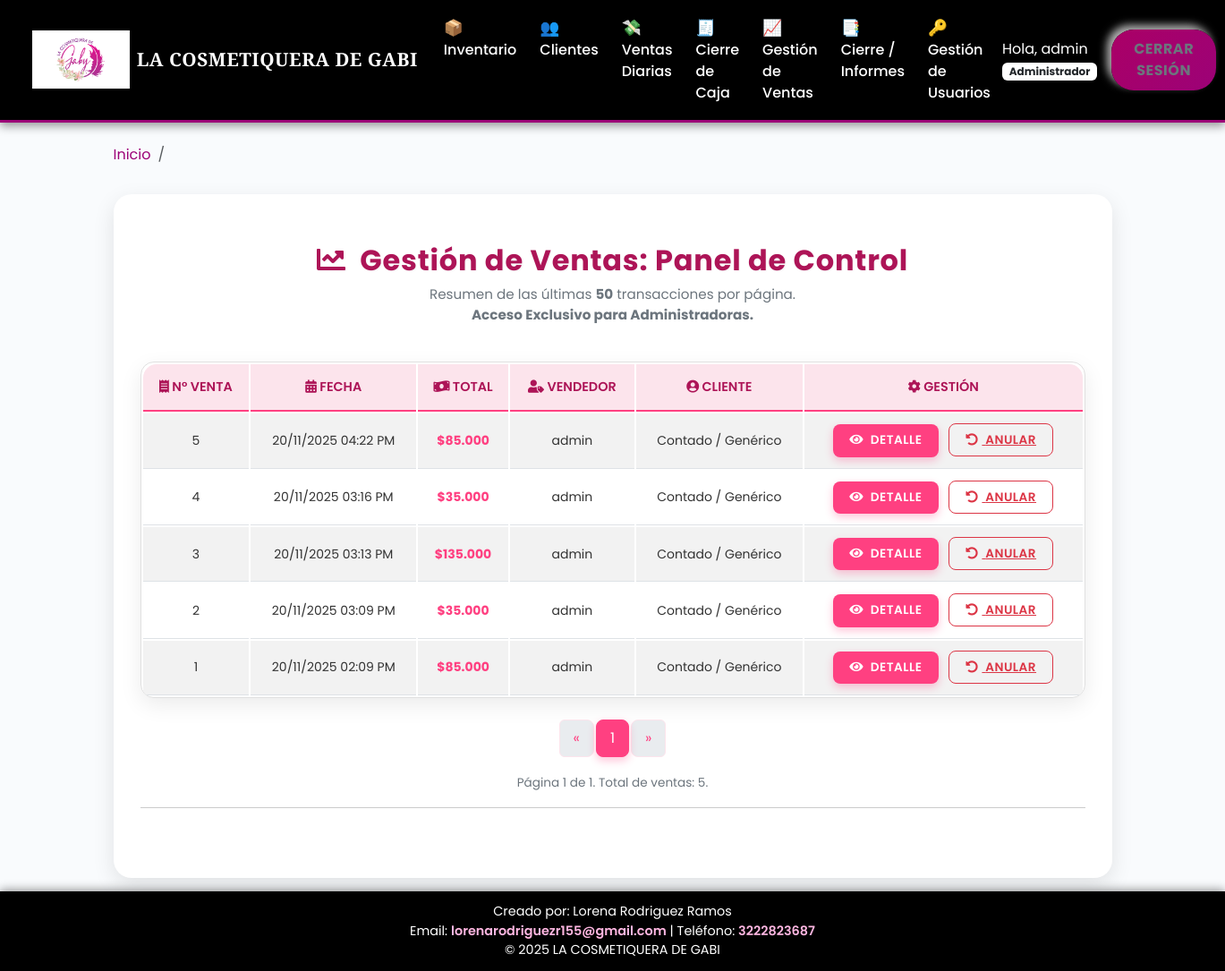
/gestion_ventas (signed in), run on the app's committed database.
### app.py (models this page shows, shortened)
class Usuario(UserMixin, db.Model):
    id = db.Column(db.Integer, primary_key=True)
    username = db.Column(db.String(100), unique=True, nullable=False)
    nombre = db.Column(db.String(100), nullable=False)
    apellido = db.Column(db.String(100), nullable=False)
    cedula = db.Column(db.String(20), unique=True, nullable=False)
    rol = db.Column(db.String(50), default='Vendedora')
    password = db.Column(db.String(200))

class Venta(db.Model):
    id = db.Column(db.Integer, primary_key=True)
    fecha = db.Column(db.DateTime, default=datetime.utcnow)
    total = db.Column(db.Float)
    usuario_id = db.Column(db.Integer, db.ForeignKey('usuario.id'))
    cliente_id = db.Column(db.Integer, db.ForeignKey('cliente.id'))
    tipo_pago = db.Column(db.String(50))
    detalle_pago = db.Column(db.Text)
    vendedor = db.relationship('Usuario', backref='ventas_realizadas', lazy=True)

class Cliente(db.Model):
    id = db.Column(db.Integer, primary_key=True)
    nombre = db.Column(db.String(100), nullable=False)
    telefono = db.Column(db.String(20))
    direccion = db.Column(db.String(200))
    email = db.Column(db.String(100))
    fecha_registro = db.Column(db.DateTime, default=datetime.utcnow)
    ventas = db.relationship('Venta', backref='comprador', lazy=True)

### app.py (the view)
@app.route('/gestion_ventas')
@login_required
def gestion_ventas():
    if current_user.rol.lower() != 'administrador':
        flash('Permiso denegado.', 'danger')
        return redirect(url_for('clientes'))
    page = request.args.get('page', 1, type=int)
    per_page = 50
    try:
        ventas_paginadas = Venta.query.order_by(Venta.id.desc()).paginate(page=page, per_page=per_page, error_out=False)
        clientes_full = Cliente.query.all()
        vendedores_full = Usuario.query.all()
    except OperationalError as e:
        flash(f'Error de Base de Datos al cargar ventas: {e}', 'danger')
        ventas_paginadas = EmptyPagination()
        clientes_full = []
        vendedores_full = []
    return render_template('gestion_ventas.html',
                            ventas_paginadas=ventas_paginadas,
                            clientes_full=clientes_full,
                            vendedores_full=vendedores_full)

### app.py (called while the page is built)
def obtener_hora_colombia():
    return datetime.now(TIMEZONE_CO)

@app.context_processor
def inject_global_data():
    return dict(
        now=obtener_hora_colombia(),
        timedelta=timedelta
    )

@app.template_filter('format_number')
def format_number_filter(value):
    try:
        locale.setlocale(locale.LC_ALL, 'es_CO.UTF-8')
        return "{:,.0f}".format(float(value)).replace(',', '.')
    except Exception:
        try:
            return f"{float(value):,.0f}".replace(',', '_').replace('.', ',').replace('_', '.')
        except:
            return str(value)

@app.template_filter('fecha_co')
def fecha_colombia_filter(value):
    if not value: return ""
    if isinstance(value, date) and not isinstance(value, datetime):
        value = datetime.combine(value, time.min)
    if isinstance(value, str): return value
    if value.tzinfo is None or value.tzinfo.utcoffset(value) is None:
        value = pytz.utc.localize(value)
    return value.astimezone(TIMEZONE_CO).strftime('%d/%m/%Y %I:%M %p')

@login_manager.user_loader
def load_user(user_id):
    return db.session.get(Usuario, int(user_id))

### templates/gestion_ventas.html (shortened to what this page needs)
{% extends "base.html" %}
{% block content %}
<h2 class="mb-2 text-center titulo-ventas-bonita">
    <i class="fas fa-chart-line me-2"></i> Gestión de Ventas: Panel de Control
</h2>
<p class="text-center subtitulo-bonita">
    Resumen de las últimas <strong>{{ ventas_paginadas.per_page }}</strong> transacciones por página.
    <br><strong>Acceso Exclusivo para Administradoras.</strong>
</p>
<link href="https://cdn.jsdelivr.net/npm/select2@4.1.0-rc.0/dist/css/select2.min.css" rel="stylesheet" />
<link href="https://cdn.jsdelivr.net/npm/select2-bootstrap-5-theme@1.3.0/dist/select2-bootstrap-5-theme.min.css" rel="stylesheet" />
<link rel="stylesheet" href="https://cdnjs.cloudflare.com/ajax/libs/font-awesome/5.15.4/css/all.min.css">
{% if current_user.rol.lower() == 'administrador' %}
<div class="tabla-container-bonita container">
    <div class="table-responsive">
        <table class="table table-striped table-hover text-center tabla-ventas-bonita">
            <thead>
                <tr>
                    <th><i class="fas fa-receipt"></i> N° Venta</th>
                    <th><i class="fas fa-calendar-alt"></i> Fecha</th>
                    <th><i class="fas fa-money-bill-wave"></i> Total</th>
                    <th><i class="fas fa-user-tag"></i> Vendedor</th>
                    <th><i class="fas fa-user-circle"></i> Cliente</th>
                    <th><i class="fas fa-cog"></i> Gestión</th>
                </tr>
            </thead>
            <tbody>
                {% for venta in ventas_paginadas.items %}
                <tr>
                    <td>{{ venta.id }}</td>
                    <td data-fecha-iso="{{ venta.fecha }}">{{ venta.fecha | fecha_co }}</td>
                    <td class="text-magenta-fuerte-bonita">${{ venta.total | format_number }}</td>
                    <td>{{ venta.vendedor.username if venta.vendedor else 'N/A' }}</td>
                    <td>{{ venta.comprador.nombre if venta.comprador else 'Contado / Genérico' }}</td>
                    <td>
                        <button type="button" class="btn-bonita-detalle btn me-2" data-bs-toggle="modal" data-bs-target="#detalleModal" data-venta-id="{{ venta.id }}" data-venta-fecha="{{ venta.fecha | fecha_co }}">
                            <i class="fas fa-eye me-1"></i> Detalle
                        </button>
                        <a href="{{ url_for('eliminar_venta', venta_id=venta.id) }}"
                            data-confirm="¿Estás segura de que quieres ANULAR la Venta N° {{ venta.id }}? Esta acción es irreversible y devolverá el stock."
                            class="btn-bonita-anular"><i class="fas fa-undo-alt me-1"></i> Anular</a>
                    </td>
                </tr>
                {% endfor %}
            </tbody>
        </table>
    </div>
</div>
<nav aria-label="Paginación de Ventas">
    <ul class="pagination justify-content-center mt-4">
        <li class="page-item {% if not ventas_paginadas.has_prev %}disabled{% endif %}">
            <a class="page-link" href="{{ url_for('gestion_ventas', page=ventas_paginadas.prev_num) }}" aria-label="Anterior">
                <span aria-hidden="true">&laquo;</span>
            </a>
        </li>
        {% for page_num in ventas_paginadas.iter_pages(left_edge=1, right_edge=1, left_current=2, right_current=2) %}
            {% if page_num %}
                {% if ventas_paginadas.page == page_num %}
                    <li class="page-item active" aria-current="page"><a class="page-link" href="#">{{ page_num }}</a></li>
                {% else %}
                    <li class="page-item"><a class="page-link" href="{{ url_for('gestion_ventas', page=page_num) }}">{{ page_num }}</a></li>
                {% endif %}
            {% else %}
                <li class="page-item disabled"><a class="page-link" href="#">...</a></li>
            {% endif %}
        {% endfor %}
        <li class="page-item {% if not ventas_paginadas.has_next %}disabled{% endif %}">
            <a class="page-link" href="{{ url_for('gestion_ventas', page=ventas_paginadas.next_num) }}" aria-label="Siguiente">
                <span aria-hidden="true">&raquo;</span>
            </a>
        </li>
    </ul>
</nav>
<div class="text-center mt-2">
    <span class="pagination-info-bonita">Página {{ ventas_paginadas.page }} de {{ ventas_paginadas.pages }}. Total de ventas: {{ ventas_paginadas.total }}.</span>
</div>
<hr class="mb-5">
{% else %}
<div class="alert alert-danger text-center">Solo las administradoras pueden acceder a la gestión de ventas.</div>
{% endif %}
{% endblock %}

### templates/base.html (shortened to what this page needs)
<!doctype html>
<html lang="es">
<head>
  <link href="https://cdn.jsdelivr.net/npm/bootstrap@5.3.3/dist/css/bootstrap.min.css" rel="stylesheet">
  <link rel="stylesheet" href="{{ url_for('static', filename='css/styles.css') }}">
  <link rel="stylesheet" href="https://cdnjs.cloudflare.com/ajax/libs/font-awesome/6.0.0-beta3/css/all.min.css">
</head>
<body>
  {% if current_user.is_authenticated %}
  <nav class="navbar navbar-expand-lg navbar-dark navbar-custom">
    <div class="container-fluid">
      <a class="navbar-brand d-flex align-items-center" href="{{ url_for('dashboard') }}">
        <img src="{{ url_for('static', filename='img/LOGO.png') }}" alt="Logo" class="logo-barra">
        <span class="titulo-logo ms-2">LA COSMETIQUERA DE GABI</span>
      </a>
      <div class="collapse navbar-collapse" id="navbarNav">
        <ul class="navbar-nav mx-auto mb-2 mb-lg-0">
          <li class="nav-item">
            <a class="nav-link" href="{{ url_for('inventario') }}">
              <span class="nav-emoji">📦</span>Inventario
            </a>
          </li>
          <li class="nav-item">
            <a class="nav-link" href="{{ url_for('clientes') }}">
              <span class="nav-emoji">👥</span>Clientes
            </a>
          </li>
          <li class="nav-item">
            <a class="nav-link" href="{{ url_for('nueva_venta') }}">
              <span class="nav-emoji">💸</span>Ventas Diarias
            </a>
          </li>
          {% if current_user.rol.lower() in ['administrador', 'vendedora'] %}
          <li class="nav-item">
            <a class="nav-link" href="{{ url_for('ejecutar_cierre_caja') }}">
              <span class="nav-emoji">🧾</span>Cierre de Caja
            </a>
          </li>
          {% endif %}
          {% if current_user.rol.lower() == 'administrador' %}
          <li class="nav-item">
            <a class="nav-link" href="{{ url_for('gestion_ventas') }}">
              <span class="nav-emoji">📈</span>Gestión de Ventas
            </a>
          </li>
          <li class="nav-item">
            <a class="nav-link" href="{{ url_for('reportes') }}">
              <span class="nav-emoji">📑</span>Cierre / Informes
            </a>
          </li>
          <li class="nav-item">
            <a class="nav-link" href="{{ url_for('usuarios') }}">
              <span class="nav-emoji">🔑</span>Gestión de Usuarios
            </a>
          </li>
          {% endif %}
        </ul>
        <span class="navbar-text me-3 text-white">
          Hola, {{ current_user.username }}
          <span class="badge bg-white text-dark">{{ current_user.rol }}</span>
        </span>
        <a class="btn btn-primary" href="{{ url_for('logout') }}">Cerrar Sesión</a>
      </div>
    </div>
  </nav>
  {% endif %}
  <div class="container mt-4 fade-in">
    {% block breadcrumb %}
    <nav aria-label="breadcrumb">
      <ol class="breadcrumb">
        <li class="breadcrumb-item"><a href="{{ url_for('dashboard') }}">Inicio</a></li>
        <li class="breadcrumb-item active" aria-current="page">{% block page %}{% endblock %}</li>
      </ol>
    </nav>
    {% endblock %}
  </div>
  <div class="content-wrapper container mt-3 fade-in">
    <div class="main-card">
      {% block content %}{% endblock %}
    </div>
  </div>
  <footer>
    <div>Creado por: Lorena Rodriguez Ramos</div>
    <div>Email: <a href="mailto:lorenarodriguezr155@gmail.com">lorenarodriguezr155@gmail.com</a> | Teléfono: <a href="tel:+573222823687">3222823687</a></div>
    &copy; 2025 LA COSMETIQUERA DE GABI
  </footer>
</body>
</html>

### static/css/styles.css (style rules this page uses)
:root { --color-principal: #9c0277; --color-principal-light: #aa0066; --color-principal-dark: #800050; --color-secundario: #000000; --color-texto-claro: #FFFFFF; --color-fondo-suave: #F8F8F8; }
body { background-color: var(--color-texto-claro); color: var(--color-secundario); font-family: 'Segoe UI', Tahoma, Geneva, Verdana, sans-serif; position: relative; }
.navbar-custom { background-color: var(--color-secundario); border-bottom: 3px solid var(--color-principal); box-shadow: 0 2px 10px rgba(0,0,0,0.3); }
.navbar-custom .nav-link, .navbar-custom .navbar-brand { color: var(--color-texto-claro) !important; font-weight: 500; }
h1, h2, h3 { color: var(--color-principal); font-weight: 600; }
.btn { border: none; border-radius: 25px; padding: 10px 25px; font-weight: bold; transition: all 0.3s ease-in-out; cursor: pointer; text-transform: uppercase; letter-spacing: 0.5px; box-shadow: 5px 5px 10px rgba(0,0,0,0.1), -5px -5px 10px rgba(255,255,255,0.7); }
.btn-primary, .btn-pink-custom { background: linear-gradient(135deg, var(--color-principal-light) 0%, var(--color-principal) 100%); color: var(--color-texto-claro) !important; }
.table th { background-color: var(--color-secundario); color: var(--color-texto-claro); }

### templates/base.html (style rules this page uses)
html, body { height: 100%; margin: 0; display: flex; flex-direction: column; }
.content-wrapper { flex: 1; padding-bottom: 15px; }
.navbar-custom { background-color: #000; box-shadow: 0 4px 10px rgba(0, 0, 0, 0.4); padding: 0.6rem 1.5rem; }
.logo-barra { height: 65px; width: auto; object-fit: contain; background: transparent; filter: drop-shadow(0 3px 8px rgba(0,0,0,0.6)); transition: transform 0.3s ease, filter 0.3s ease; }
.titulo-logo { font-family: 'Playfair Display', serif; font-weight: 900; font-size: 1.3rem; color: #fff; letter-spacing: 0.5px; }
.nav-emoji { font-size: 1.1em; margin-right: 5px; vertical-align: middle; }
.navbar-nav .nav-link { color: #fff !important; font-weight: 500; margin: 0 5px; transition: all 0.3s ease-in-out; }
.breadcrumb-item a { color: #9c0277; text-decoration: none; }
.main-card { background-color: #fff; border-radius: 20px; padding: 30px; box-shadow: 0 8px 25px rgba(0,0,0,0.1); }
.fade-in { animation: fadeIn 0.8s ease-in; }
footer { background-color: #000; color: #fff; padding: 12px 0; text-align: center; margin-top: auto; font-size: 0.9rem; box-shadow: 0 -2px 10px rgba(0,0,0,0.4); }
footer a { font-weight: 600; color: #ffb6e1; text-decoration: none; transition: color 0.3s ease; }

### data on the page
Usuario: username "admin", rol "Administrador"
Venta: id "5", fecha|fecha_co "20/11/2025 04:22 PM", total "85.000", vendedor "admin", comprador "Contado / Genérico"
Venta: id "4", fecha|fecha_co "20/11/2025 03:16 PM", total "35.000", vendedor "admin", comprador "Contado / Genérico"
Venta: id "3", fecha|fecha_co "20/11/2025 03:13 PM", total "135.000", vendedor "admin", comprador "Contado / Genérico"
Venta: id "2", fecha|fecha_co "20/11/2025 03:09 PM", total "35.000", vendedor "admin", comprador "Contado / Genérico"
Venta: id "1", fecha|fecha_co "20/11/2025 02:09 PM", total "85.000", vendedor "admin", comprador "Contado / Genérico"

### other printed values
{{ ventas_paginadas.per_page }} "50"
{{ page_num }} "1"
{{ ventas_paginadas.page }} "1"
{{ ventas_paginadas.pages }} "1"
{{ ventas_paginadas.total }} "5"
